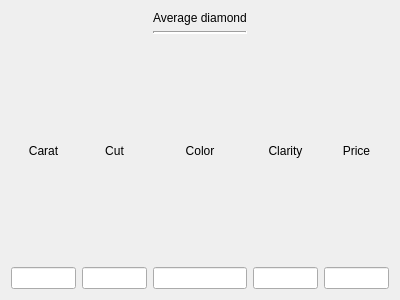
<?xml version="1.0" encoding="UTF-8"?>
<ui version="4.0">
 <class>AvgDiamond</class>
 <widget class="QDialog" name="AvgDiamond">
  <property name="geometry">
   <rect>
    <x>0</x>
    <y>0</y>
    <width>400</width>
    <height>300</height>
   </rect>
  </property>
  <property name="windowTitle">
   <string>Dialog</string>
  </property>
  <layout class="QGridLayout" name="gridLayout">
   <item row="2" column="2">
    <widget class="QLabel" name="label_3">
     <property name="text">
      <string>Color</string>
     </property>
     <property name="alignment">
      <set>Qt::AlignCenter</set>
     </property>
    </widget>
   </item>
   <item row="3" column="2">
    <widget class="QLineEdit" name="colorEdit">
     <property name="alignment">
      <set>Qt::AlignCenter</set>
     </property>
     <property name="readOnly">
      <bool>true</bool>
     </property>
    </widget>
   </item>
   <item row="3" column="0">
    <widget class="QLineEdit" name="caratEdit">
     <property name="text">
      <string/>
     </property>
     <property name="alignment">
      <set>Qt::AlignCenter</set>
     </property>
     <property name="readOnly">
      <bool>true</bool>
     </property>
    </widget>
   </item>
   <item row="2" column="0">
    <widget class="QLabel" name="label">
     <property name="text">
      <string>Carat</string>
     </property>
     <property name="alignment">
      <set>Qt::AlignCenter</set>
     </property>
    </widget>
   </item>
   <item row="2" column="4">
    <widget class="QLabel" name="label_5">
     <property name="text">
      <string>Price</string>
     </property>
     <property name="alignment">
      <set>Qt::AlignCenter</set>
     </property>
    </widget>
   </item>
   <item row="3" column="4">
    <widget class="QLineEdit" name="priceEdit">
     <property name="alignment">
      <set>Qt::AlignCenter</set>
     </property>
     <property name="readOnly">
      <bool>true</bool>
     </property>
    </widget>
   </item>
   <item row="3" column="1">
    <widget class="QLineEdit" name="cutEdit">
     <property name="alignment">
      <set>Qt::AlignCenter</set>
     </property>
     <property name="readOnly">
      <bool>true</bool>
     </property>
    </widget>
   </item>
   <item row="0" column="2">
    <widget class="QLabel" name="label_6">
     <property name="sizePolicy">
      <sizepolicy hsizetype="Preferred" vsizetype="Maximum">
       <horstretch>0</horstretch>
       <verstretch>0</verstretch>
      </sizepolicy>
     </property>
     <property name="text">
      <string>Average diamond</string>
     </property>
    </widget>
   </item>
   <item row="2" column="1">
    <widget class="QLabel" name="label_2">
     <property name="text">
      <string>Cut</string>
     </property>
     <property name="alignment">
      <set>Qt::AlignCenter</set>
     </property>
    </widget>
   </item>
   <item row="3" column="3">
    <widget class="QLineEdit" name="clarityEdit">
     <property name="alignment">
      <set>Qt::AlignCenter</set>
     </property>
     <property name="readOnly">
      <bool>true</bool>
     </property>
    </widget>
   </item>
   <item row="2" column="3">
    <widget class="QLabel" name="label_4">
     <property name="text">
      <string>Clarity</string>
     </property>
     <property name="alignment">
      <set>Qt::AlignCenter</set>
     </property>
    </widget>
   </item>
   <item row="1" column="2">
    <widget class="Line" name="line">
     <property name="sizePolicy">
      <sizepolicy hsizetype="Preferred" vsizetype="Fixed">
       <horstretch>0</horstretch>
       <verstretch>0</verstretch>
      </sizepolicy>
     </property>
     <property name="lineWidth">
      <number>2</number>
     </property>
     <property name="orientation">
      <enum>Qt::Horizontal</enum>
     </property>
    </widget>
   </item>
  </layout>
 </widget>
 <resources/>
 <connections/>
</ui>
